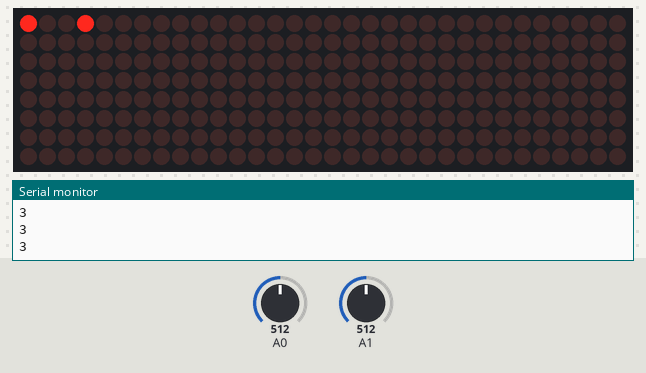
A sketch run on a simulated Arduino Uno, built with avr-gcc and run on an emulated ATmega328P. Shown: 32×8 LED matrix, the last lines printed to the serial monitor. Inputs (shaded band) come from the test bench; at power-on: A0 = 512, A1 = 512. Random numbers use the default seed unless the sketch sets one.

Above: at 1.2 s.
1.3 s: A0 set to 424
3.2 s: A0 set to 402
At 3.57 s:
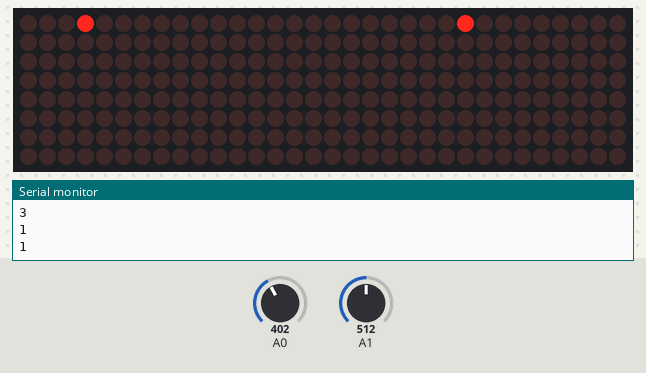
4.8 s: A1 set to 610
6.5 s: A1 set to 635
At 7.21 s:
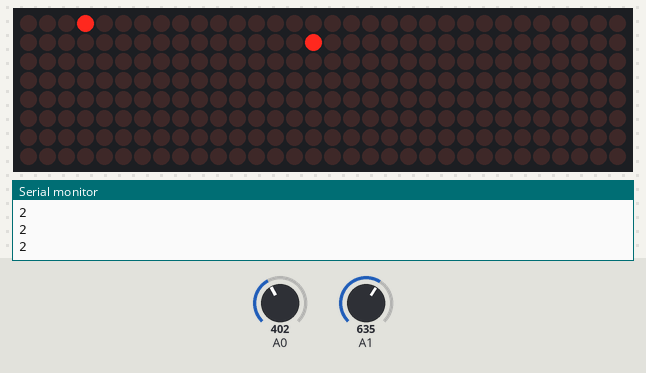
8.3 s: A0 set to 306
At 8.82 s:
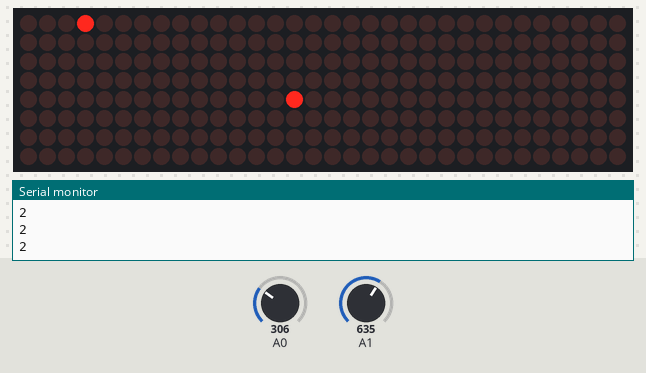
10.1 s: A1 set to 708
11.7 s: A1 set to 731
At 12.06 s:
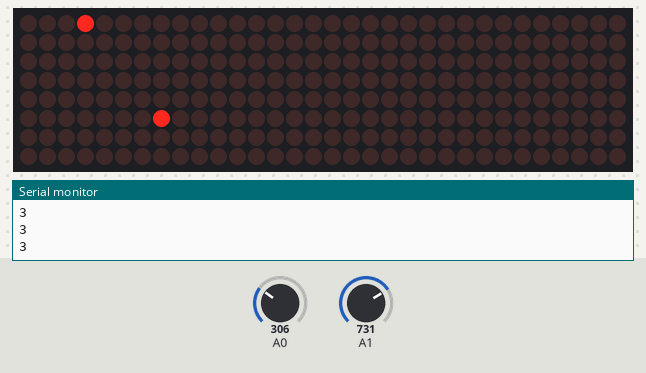

The sketch:

anaconda.ino
```cpp
#include "LedControl.h"
LedControl lc = LedControl(12, 11, 10, 4);

struct anaconda{
  int pos_atual[3];
  int pos_final[3];
  int mapeamento[4][8][8];
  int pos_comida[3];
  int tamanho;
  int nivel;
};
int ler_analogico_x (){
  int x;
  x = analogRead(A1);
  return x;
}
int ler_analogico_y (){
  int y;
  y = analogRead(A0);
  return y;
}
void step_led (int* p1, int* p2, int backup_p1, int backup_p2, bool manter_anterior){
  int tempo = 100;

  if (*p1 > tempo){
    *p1 = 1;
    *p2 = 0;
  }
  else if (*p1 < -tempo){
    *p1 = -1;
    *p2 = 0;
  }
  else if (manter_anterior){
    *p1 = backup_p1;
    *p2 = backup_p2;
  }
  else {
    *p1 = 0;
    *p2 = 0;
  }
}
void ler_analogico (int* x, int* y, bool vertical, bool horizontal, bool manter_anterior){
  int backup_x = *x;
  int backup_y = *y;

    *x = ler_analogico_x();
    *x -= 512;
    *y = ler_analogico_y();
    *y -= 512;

  if (vertical && horizontal){

    if (abs(*y) >= abs(*x)){
      step_led (y, x, backup_y, backup_x, manter_anterior);
    }

    else {
      step_led (x, y, backup_x, backup_y, manter_anterior);
    }
  }
  else if (vertical){
    *x = 0;
    step_led (y, x, backup_y, backup_x, manter_anterior);
  }
  else {
    *y = 0;
    step_led (x, y, backup_x, backup_y, manter_anterior);
  }
}

void select_pos_food (struct anaconda* ana){
  int x, y, z;

  do{
    x = random(8);
    y = random(8);
    z = random(1, 4);
  }while(ana->mapeamento[z][x][y] != 0);

  ana->pos_comida[0] = z;
  ana->pos_comida[1] = x;
  ana->pos_comida[2] = y;

  ana->mapeamento[z][x][y] = 5;
}
void blink_food (struct anaconda* ana){
  bool estado = false;

  for (int i = 0; i < 6; i++){
    lc.setLed(ana->pos_comida[0], ana->pos_comida[1], ana->pos_comida[2], estado);
    estado = !estado;
    delay (50);
  }
}

void andar_anaconda (int x, int y, int* pos_z, int* pos_x, int* pos_y){

      Serial.println(*pos_z);
  *pos_x += x;
  *pos_y += y;
  if (*pos_y > 7){
    *pos_y = 0;
    --*pos_z;
    if (*pos_z < 1) *pos_z = 3;
  }
  else if (*pos_y < 0){
    *pos_y = 7;
    ++*pos_z;
    if (*pos_z > 3) *pos_z = 1;
  }
  if (*pos_x > 7) *pos_x = 0;
  else if (*pos_x < 0) *pos_x = 7;
  Serial.println(*pos_z);
}
void andar_bunda_anaconda (struct anaconda* ana){

  ana->mapeamento[ana->pos_final[0]][ana->pos_final[1]][ana->pos_final[2]] = 0;
  lc.setLed(ana->pos_final[0], ana->pos_final[1], ana->pos_final[2], false);

  if (ana->mapeamento[ana->pos_final[0]][ana->pos_final[1]][ana->pos_final[2]] == 1)
    andar_anaconda (1, 0, &ana->pos_final[0], &ana->pos_final[1], &ana->pos_final[2]);
  else if (ana->mapeamento[ana->pos_final[0]][ana->pos_final[1]][ana->pos_final[2]] == 2)
    andar_anaconda (-1, 0, &ana->pos_final[0], &ana->pos_final[1], &ana->pos_final[2]);
  else if (ana->mapeamento[ana->pos_final[0]][ana->pos_final[1]][ana->pos_final[2]] == 3)
    andar_anaconda (0, 1, &ana->pos_final[0], &ana->pos_final[1], &ana->pos_final[2]);
  else if (ana->mapeamento[ana->pos_final[0]][ana->pos_final[1]][ana->pos_final[2]] == 4)
    andar_anaconda (0, -1, &ana->pos_final[0], &ana->pos_final[1], &ana->pos_final[2]);
}
void andar_cabeca_anaconda (int x, int y, struct anaconda* ana){

  if (x == 1 && y == 0) ana->mapeamento[ana->pos_atual[0]][ana->pos_atual[1]][ana->pos_atual[2]] = 1; // por condição de não ir ao lado contrario
  else if (x == -1 && y == 0) ana->mapeamento[ana->pos_atual[0]][ana->pos_atual[1]][ana->pos_atual[2]] = 2;
  else if (x == 0 && y == 1) ana->mapeamento[ana->pos_atual[0]][ana->pos_atual[1]][ana->pos_atual[2]] = 3;
  else if (x == 0 && y == -1) ana->mapeamento[ana->pos_atual[0]][ana->pos_atual[1]][ana->pos_atual[2]] = 4;
  andar_anaconda(x, y, &ana->pos_atual[0], &ana->pos_atual[1], &ana->pos_atual[2]);
  Serial.println(ana->pos_atual[0]);
  Serial.println();
  lc.setLed(ana->pos_atual[0], ana->pos_atual[1], ana->pos_atual[2], true);
}

bool colision_anaconda(int x, int y, struct anaconda* ana){//----------------------------------
  lc.setLed(ana->pos_atual[0], ana->pos_atual[1], ana->pos_atual[2], false);
  andar_cabeca_anaconda(x, y, ana);
  if (ana->mapeamento[ana->pos_atual[0]][ana->pos_atual[1]][ana->pos_atual[2]] == 5){ // não muda o cinco
    ana->tamanho++;
    select_pos_food(ana); //(resolver probelma do next_level)
  }
  /*else{
    andar_bunda_anaconda(ana);
    if (ana->mapeamento[ana->pos_atual[0]][ana->pos_atual[1]][ana->pos_atual[2]] != 0) return false;
  }*/

  blink_food(ana);
  delay(100);
  return true;
}
void zerarMatriz (int matriz [4][8][8]){
  for (int i = 1; i < 4; i++){
    for (int j = 0; j < 8; j++){
      for (int k = 0; k < 8; k++){
        matriz[i][j][k] = 0;
      }
    }
  }
  matriz[3][0][0] = -1;
}
void next_level_anaconda(struct anaconda* ana){
  zerarMatriz(ana->mapeamento);

  ana->pos_atual[0] = 3;
  ana->pos_atual[1] = 0;
  ana->pos_atual[2] = 0;

  ana->pos_final[0] = 3;
  ana->pos_final[1] = 0;
  ana->pos_final[2] = 0;

  select_pos_food(ana);

  ana->tamanho = 1;
  ana->nivel++;
}

struct anaconda* init_anaconda(){
  struct anaconda* ana = (struct anaconda*)malloc(sizeof(struct anaconda));

  ana->nivel = 0;
  next_level_anaconda(ana);
  return ana;
}
void snake (){
  int x = 0;
  int y = 0;
  struct anaconda* ana = init_anaconda();

  do{
    if (ana->tamanho == 9){
      next_level_anaconda(ana);
      x = 0;
      y = 0;
    }
    ler_analogico(&x, &y, true, true, true);

  }while(colision_anaconda(x, y, ana));
}

void setup() {

  lc.shutdown(0,false);
  lc.shutdown(1,false);
  lc.shutdown(2,false);
  lc.shutdown(3,false);

  // seta o brilho para um valor mediano:
  //-------------------------------------
  lc.setIntensity(0,0);
  lc.setIntensity(1,0);
  lc.setIntensity(2,0);
  lc.setIntensity(3,0);

  // limpa o display:
  //-----------------
  lc.clearDisplay(0);
  lc.clearDisplay(1);
  lc.clearDisplay(2);
  lc.clearDisplay(3);
  Serial.begin(9600);
  randomSeed(analogRead(A5));
}
void loop(){
  snake();
}
```

Measured:
- the behaviour switches between 412 and 411 on A0 (found by bisection; images 0 and 1)
- the behaviour switches between 622 and 623 on A1 (found by bisection; images 1 and 2)
- the behaviour switches between 718 and 719 on A1 (found by bisection; images 3 and 4)
